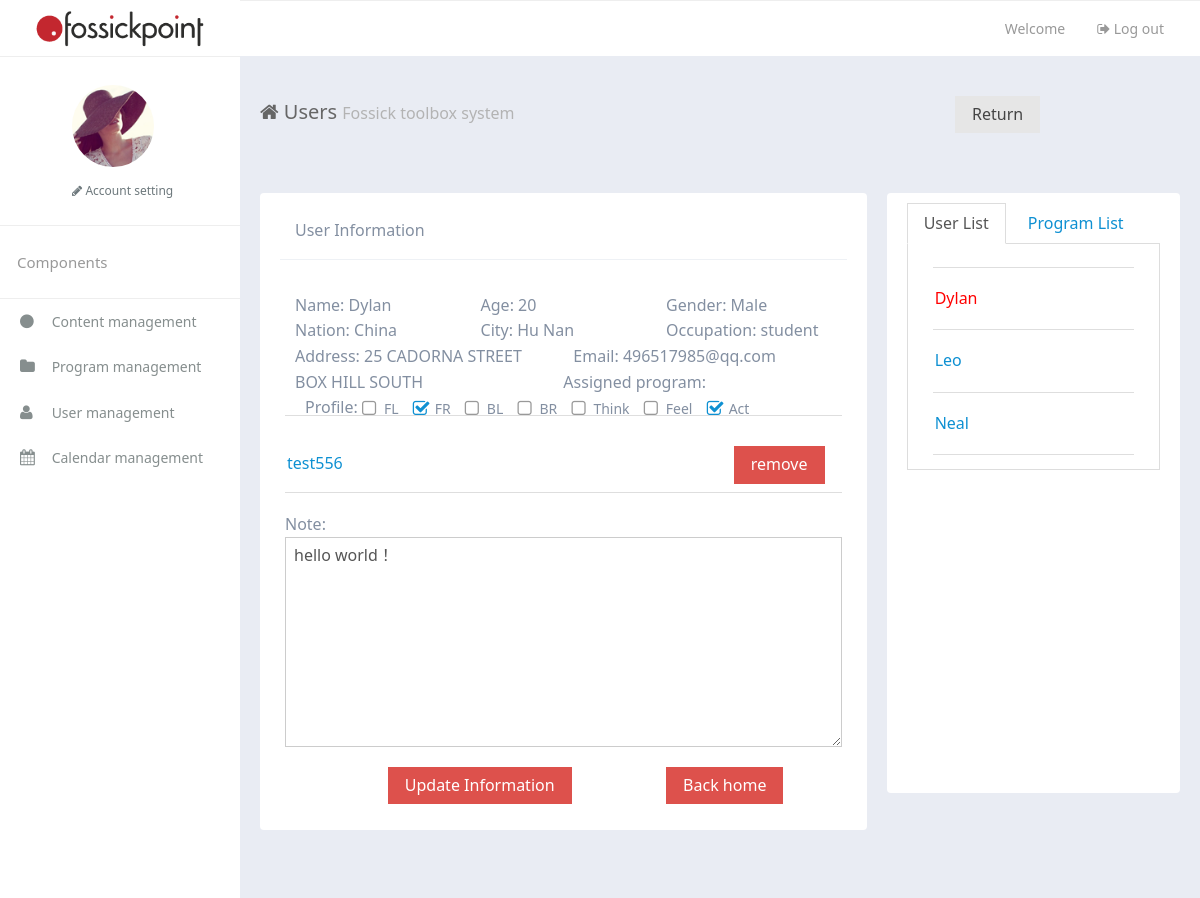
The app's page /toolbox/user/1/ (signed in) with its own data.
### toolbox/models.py (models this page shows, shortened)
class PersonalInfo(models.Model):
    user = models.ForeignKey(User)
    gender = models.IntegerField(default=0)  #0:male 1:female
    age = models.IntegerField(default=20)
    hobby = models.CharField(max_length=100)
    email = models.EmailField()
    name = models.CharField(max_length=100,default='')
    note = models.CharField(max_length=300,null=True, blank=True)
    nation = models.CharField(max_length=100,null=True, blank=True)
    city = models.CharField(max_length=100,null=True, blank=True)
    occupation = models.CharField(max_length=100,null=True, blank=True)
    address = models.CharField(max_length=200,null=True, blank=True)
    programs = models.ManyToManyField(Program)
    profile = models.ManyToManyField(Profile)

class Program(models.Model):
    name = models.CharField(max_length=100)
    describe = models.CharField(max_length=200)
    contentsNumber = models.IntegerField(default=0)

### toolbox/views.py (the view, shortened to what this page needs)
# urls.py: url(r'^user/(?P<userID>[0-9]+)/$', views.user, name="user"),
def user(request,userID=1):
    if 'uuid' in request.session:
        personalInfo = PersonalInfo.objects.get(id=userID)
        studentList = PersonalInfo.objects.filter(user__userType=1)
        programs = personalInfo.programs.all()
        programNameList = []
        for program in programs:
            programNameList.append(program.name)
        programList = Program.objects.exclude(name__in=programNameList)
        return render(request,"toolbox/user.html",{'studentList':studentList, 'programList':programList, 'user':personalInfo})
    else:
        return HttpResponse("You have not login")

### toolbox/models.py (called while the page is built)
    def __str__(self):  # __unicode__ on Python 2
        return self.profileName

### toolbox/templates/toolbox/user.html (shortened to what this page needs)
{% extends 'toolbox/_base.html' %} {% load static %}  {% block title %} Users {% endblock %}
{% block main %}
<div class="row-content am-cf">
        <div class="row am-cf">
            <div class="am-u-sm-12 am-u-md-8">
                <div class="widget am-cf">
                    <div class="widget-head am-cf">
                        <div class="widget-title am-fl">User Information</div>
                    </div>
                    <div class="widget-body am-fr">
                        <form id="userForm" class="am-form">
                            <div class="row userInfo">
                                <div class="am-u-sm-4 am-u-m-2">
                                    Name: {{user.name}}
                                </div>
                                <div class="am-u-sm-4 am-u-m-2">
                                    Age: {{user.age}}
                                </div>
                                <div class="am-u-sm-4 am-u-m-2">
                                    Gender:
                                    {% if user.gender == 0 %}
                                        Male
                                    {% else %}
                                        Female
                                    {% endif %}
                                </div>
                            </div>
                            <div class="row userInfo">
                                <div class="am-u-sm-4 am-u-m-2">
                                    Nation: {{user.nation}}
                                </div>
                                <div class="am-u-sm-4 am-u-m-2">
                                    City: {{user.city}}
                                </div>
                                <div class="am-u-sm-4 am-u-m-2">
                                    Occupation: {{user.occupation}}
                                </div>
                            </div>
                            <div class="row userInfo">
                                <div class="am-u-sm-6 am-u-m-4">
                                    Address: {{user.address}}
                                </div>
                                <div class="am-u-sm-6 am-u-m-4">
                                    Email: {{user.email}}
                                </div>
                            </div>
                            <div class="row userInfo">
                                <div class="am-u-sm-12 am-u-m-12">
                                    <div class="am-u-sm-12">
                                        Profile:
                                        <label class="am-checkbox-inline">
                                            <input type="checkbox" value="FL" data-am-ucheck id="FL1" name="profileCk" >FL
                                        </label>
                                        <label class="am-checkbox-inline">
                                            <input type="checkbox" value="FR" data-am-ucheck id="FR1" name="profileCk">FR
                                        </label>
                                        <label class="am-checkbox-inline">
                                            <input type="checkbox" value="BL" data-am-ucheck id="BL1" name="profileCk">BL
                                        </label>
                                        <label class="am-checkbox-inline">
                                            <input type="checkbox" value="BR" data-am-ucheck id="BR1" name="profileCk">BR
                                        </label>
                                        <label class="am-checkbox-inline">
                                            <input type="checkbox" value="Think" data-am-ucheck id="Think1" name="profileCk">Think
                                        </label>
                                        <label class="am-checkbox-inline">
                                            <input type="checkbox" value="Feel" data-am-ucheck id="Feel1" name="profileCk">Feel
                                        </label>
                                        <label class="am-checkbox-inline">
                                            <input type="checkbox" value="Act" data-am-ucheck id="Act1" name="profileCk">Act
                                        </label>
                                        <label class="am-checkbox-inline">
                                        </label>
                                        <label class="am-checkbox-inline">
                                        </label>
                                        <label class="am-checkbox-inline">
                                        </label>
                                        <label class="am-checkbox-inline">
                                        </label>
                                        <label class="am-checkbox-inline">
                                        </label>
                                    </div>
                                </div>
                            </div>
                            <div class="row userInfo">
                                   Assigned program:
                            </div>
                            <div class="row userInfo">
                                <ul class="am-list am-list-static">
                                    {% if user.programs.all %}
                                    {% for program in user.programs.all %}
                                    <li><span><a href="{% url 'programdetail' programID=program.id %}">{{program.name}}</a></span> <button style="margin-left:70%" class="am-btn am-btn-default am-btn-danger" onclick="removeProgram({{program.id}})" type="button">remove</button></li>
                                    {% endfor %}
                                    {% else %}
                                    <li>No program is assigned to the user.</li>
                                    {% endif %}
                                </ul>
                            </div>
                            <div class = "row userInfo">
                                Note: <textarea name="note" id="note" cols="30" rows="10">{{user.note}}</textarea>
                            </div>
                            <div class="row userInfo">
                                <div class="am-u-sm-4 am-u-m-2 am-u-md-offset-2">
                                    <button type="button" name="setting" id="update" class="am-btn am-btn-default am-btn-danger">Update Information</button>
                                </div>
                                <div class="am-u-sm-4 am-u-m-2">
                                    <button type="button" name="program" id="back" class="am-btn am-btn-default am-btn-danger">Back home</button>
                                </div>
                            </div>
                        </form>
                    </div>
                </div>
            </div>
            <div class="am-u-sm-12 am-u-md-4">
                <div class="widget am-cf"  style="height: 600px">
                    <div class="am-tabs" data-am-tabs>
                        <ul class="am-tabs-nav am-nav am-nav-tabs">
                            <li class="am-active"><a href="#tab1">User List</a></li>
                            <li><a href="#tab2">Program List</a></li>
                        </ul>
                    <div class="am-tabs-bd">
                        <div class="am-tab-panel am-fade am-in am-active" id="tab1">
                            <div class="widget-body widget-body-md am-fr">
                                <ul class="am-list am-list-static">
                                    {% if studentList %} {% for student in studentList %}
                                    {% if student.id == user.id %}
                                    <li><a href="{% url 'user' userID=student.id %}"  style="color:red">{{student.name}}</a></li>
                                    {% else %}
                                    <li ><a href="{% url 'user' userID=student.id %}">{{student.name}}</a></li>
                                    {% endif %}
                                    {% endfor %} {% endif %}
                                </ul>
                            </div>
                        </div>
                </div></div>
                </div>
            </div>
        </div>
</div>
    {% endblock %}

### toolbox/static/toolbox/css/app.css (style rules this page uses)
ul, li { list-style: none; padding: 0; margin: 0; }
.row { margin-right: -10px; margin-left: -10px; }
.widget { width: 100%; min-height: 148px; margin-bottom: 20px; border-radius: 0; position: relative; }
.widget-head { width: 100%; padding: 15px; }
.widget-title { font-size: 14px; }
.widget-body { padding: 13px 15px; width: 100%; }
.row-content { padding: 20px; }
.widget-body-md { height: 200px; }
.theme-white { background: #e9ecf3; }
.theme-white .widget-head { border-bottom: 1px solid #eef1f5; }
.theme-white .widget { padding: 10px 20px 13px; background-color: #fff; border-radius: 4px; color: #838FA1; }
.theme-white .widget-title { font-size: 16px; }
@media screen and (min-width: 641px) { [class*=am-u-] { padding-left: 10px; padding-right: 10px; } }

### toolbox/templates/toolbox/user.html (style rules this page uses)
.userInfo { margin-top: 20px; }

### records on screen
PersonalInfo: name "Dylan", age "20", nation "China", city "Hu Nan", occupation "student", address "25 CADORNA STREET BOX HILL SOUTH", email "496517985@qq.com", note "hello world！"
Program: name "test556"
PersonalInfo: name "Leo"
PersonalInfo: name "Neal"
